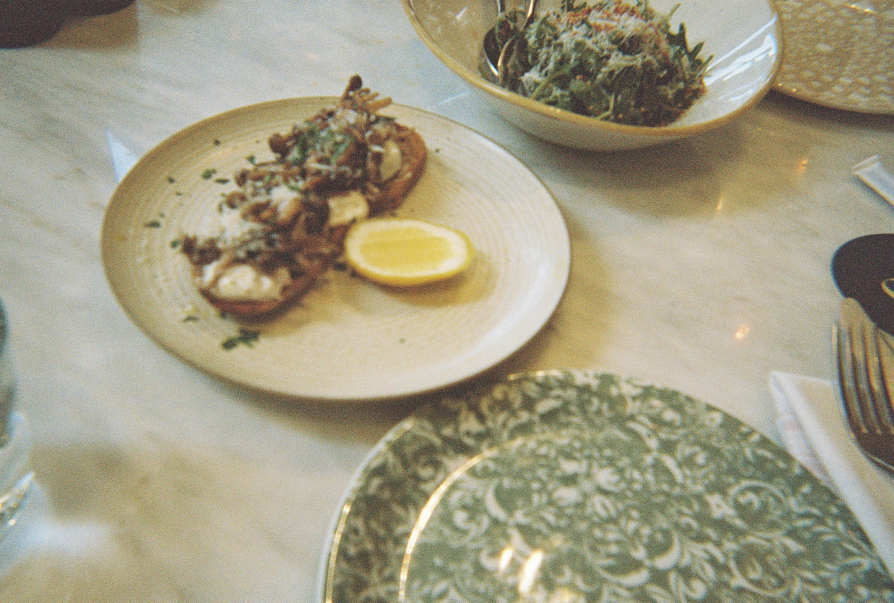
#> input picture Point Processing/sample.JPG, 2681 x 1807 px (shown at 1/3 size)
$ python magnifier.py
#> lines starting #> are read from the running program, lines starting #| are printed output that depends on the picture
import numpy as np
import cv2

WIDTH = 600
HEIGHT = 400
PATCH_SIZE = 5

# 이미지 불러오기
img = cv2.imread('sample.JPG', 1)
#> img is the input picture: shape (1807, 2681, 3); mean B, G, R 132.6, 156.6, 162
img = cv2.resize(img, dsize=(WIDTH, HEIGHT))
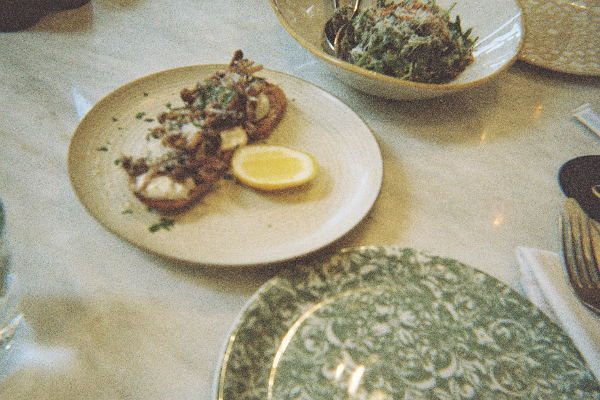
#> img: shape (400, 600, 3); mean B, G, R 132.5, 156.5, 161.9

# 이미지 클릭 시 해당 픽셀(0, 0)으로 하는 패치를 확대출력하는 콜백
def magnify(event, x, y, flags, param):
    if event == cv2.EVENT_LBUTTONDBLCLK:
        result = np.zeros(shape=(PATCH_SIZE, PATCH_SIZE, 3), dtype=np.uint8)
        for r in range(PATCH_SIZE):
            for c in range(PATCH_SIZE):
                if y+r >= HEIGHT or x+c >= WIDTH:
                    result[r][c][0] = 0
                    result[r][c][1] = 0
                    result[r][c][2] = 0
                else:
                    result[r][c][0] = img[y + r][x + c][0]
                    result[r][c][1] = img[y + r][x + c][1]
                    result[r][c][2] = img[y + r][x + c][2]
        result = cv2.resize(result, dsize=(200, 200), interpolation=cv2.INTER_NEAREST_EXACT)
        cv2.imshow('hey', result)
        cv2.waitKey()


# 콜백함수 등록
cv2.namedWindow("viewer")
cv2.setMouseCallback("viewer", magnify)

# 렌더링
while cv2.waitKey(1) != ord('q'):
#> (key q is pressed here)
    view = np.zeros((HEIGHT, WIDTH, 3), dtype=np.uint8)
    for x in range(WIDTH):
        for y in range(HEIGHT):
            view[y][x] = img[y][x]
    cv2.imshow("viewer", view)
